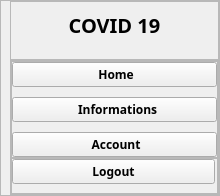
     <widget class="QWidget" name="leftMenu" native="true">
      <property name="sizePolicy">
       <sizepolicy hsizetype="Preferred" vsizetype="Expanding">
        <horstretch>0</horstretch>
        <verstretch>0</verstretch>
       </sizepolicy>
      </property>
      <property name="minimumSize">
       <size>
        <width>220</width>
        <height>0</height>
       </size>
      </property>
      <property name="maximumSize">
       <size>
        <width>220</width>
        <height>16777215</height>
       </size>
      </property>
      <layout class="QVBoxLayout" name="verticalLayout_6">
       <property name="spacing">
        <number>6</number>
       </property>
       <property name="leftMargin">
        <number>0</number>
       </property>
       <property name="topMargin">
        <number>0</number>
       </property>
       <property name="rightMargin">
        <number>0</number>
       </property>
       <property name="bottomMargin">
        <number>0</number>
       </property>
       <item>
        <widget class="QFrame" name="leftMenuFrame">
         <property name="sizePolicy">
          <sizepolicy hsizetype="Preferred" vsizetype="Expanding">
           <horstretch>0</horstretch>
           <verstretch>0</verstretch>
          </sizepolicy>
         </property>
         <property name="frameShape">
          <enum>QFrame::StyledPanel</enum>
         </property>
         <property name="frameShadow">
          <enum>QFrame::Raised</enum>
         </property>
         <layout class="QVBoxLayout" name="verticalLayout_7">
          <property name="spacing">
           <number>0</number>
          </property>
          <property name="leftMargin">
           <number>9</number>
          </property>
          <property name="topMargin">
           <number>0</number>
          </property>
          <property name="rightMargin">
           <number>0</number>
          </property>
          <property name="bottomMargin">
           <number>0</number>
          </property>
          <item>
           <widget class="QFrame" name="frame_2">
            <property name="frameShape">
             <enum>QFrame::StyledPanel</enum>
            </property>
            <property name="frameShadow">
             <enum>QFrame::Raised</enum>
            </property>
            <layout class="QHBoxLayout" name="horizontalLayout_8">
             <property name="bottomMargin">
              <number>20</number>
             </property>
             <item>
              <widget class="QLabel" name="logoLbl">
               <property name="font">
                <font>
                 <family>Noto Sans</family>
                 <pointsize>15</pointsize>
                 <weight>75</weight>
                 <bold>true</bold>
                </font>
               </property>
               <property name="text">
                <string>COVID 19</string>
               </property>
               <property name="alignment">
                <set>Qt::AlignCenter</set>
               </property>
              </widget>
             </item>
            </layout>
           </widget>
          </item>
          <item>
           <widget class="QFrame" name="frame_3">
            <property name="sizePolicy">
             <sizepolicy hsizetype="Preferred" vsizetype="Expanding">
              <horstretch>0</horstretch>
              <verstretch>0</verstretch>
             </sizepolicy>
            </property>
            <property name="frameShape">
             <enum>QFrame::StyledPanel</enum>
            </property>
            <property name="frameShadow">
             <enum>QFrame::Raised</enum>
            </property>
            <layout class="QVBoxLayout" name="verticalLayout_9">
             <property name="spacing">
              <number>0</number>
             </property>
             <property name="leftMargin">
              <number>0</number>
             </property>
             <property name="topMargin">
              <number>0</number>
             </property>
             <property name="rightMargin">
              <number>0</number>
             </property>
             <property name="bottomMargin">
              <number>0</number>
             </property>
             <item alignment="Qt::AlignTop">
              <widget class="QFrame" name="leftBtnFrame">
               <property name="sizePolicy">
                <sizepolicy hsizetype="Preferred" vsizetype="Expanding">
                 <horstretch>0</horstretch>
                 <verstretch>0</verstretch>
                </sizepolicy>
               </property>
               <property name="frameShape">
                <enum>QFrame::StyledPanel</enum>
               </property>
               <property name="frameShadow">
                <enum>QFrame::Raised</enum>
               </property>
               <layout class="QVBoxLayout" name="verticalLayout_8">
                <property name="spacing">
                 <number>10</number>
                </property>
                <property name="leftMargin">
                 <number>0</number>
                </property>
                <property name="topMargin">
                 <number>0</number>
                </property>
                <property name="rightMargin">
                 <number>0</number>
                </property>
                <property name="bottomMargin">
                 <number>0</number>
                </property>
                <item>
                 <widget class="QPushButton" name="homeBtn">
                  <property name="font">
                   <font>
                    <family>Noto Sans</family>
                    <weight>75</weight>
                    <bold>true</bold>
                   </font>
                  </property>
                  <property name="cursor">
                   <cursorShape>PointingHandCursor</cursorShape>
                  </property>
                  <property name="text">
                   <string> Home</string>
                  </property>
                  <property name="icon">
                   <iconset resource="../resource.qrc">
                    <normaloff>:/icons/icons/others/home-removebg-preview.png</normaloff>:/icons/icons/others/home-removebg-preview.png</iconset>
                  </property>
                  <property name="iconSize">
                   <size>
                    <width>50</width>
                    <height>50</height>
                   </size>
                  </property>
                 </widget>
                </item>
                <item>
                 <widget class="QPushButton" name="informationsBtn">
                  <property name="font">
                   <font>
                    <family>Noto Sans</family>
                    <weight>75</weight>
                    <bold>true</bold>
                   </font>
                  </property>
                  <property name="cursor">
                   <cursorShape>PointingHandCursor</cursorShape>
                  </property>
                  <property name="text">
                   <string>  Informations</string>
                  </property>
                  <property name="icon">
                   <iconset resource="../resource.qrc">
                    <normaloff>:/icons/icons/others/about.png</normaloff>:/icons/icons/others/about.png</iconset>
                  </property>
                  <property name="iconSize">
                   <size>
                    <width>50</width>
                    <height>50</height>
                   </size>
                  </property>
                 </widget>
                </item>
                <item>
                 <widget class="QPushButton" name="accountLeftBtn">
                  <property name="font">
                   <font>
                    <family>Noto Sans</family>
                    <weight>75</weight>
                    <bold>true</bold>
                   </font>
                  </property>
                  <property name="cursor">
                   <cursorShape>PointingHandCursor</cursorShape>
                  </property>
                  <property name="text">
                   <string> Account</string>
                  </property>
                  <property name="icon">
                   <iconset resource="../resource.qrc">
                    <normaloff>:/icons/icons/others/user_edit-removebg-preview.png</normaloff>:/icons/icons/others/user_edit-removebg-preview.png</iconset>
                  </property>
                  <property name="iconSize">
                   <size>
                    <width>50</width>
                    <height>50</height>
                   </size>
                  </property>
                 </widget>
                </item>
               </layout>
              </widget>
             </item>
             <item alignment="Qt::AlignBottom">
              <widget class="QFrame" name="logoutFrame">
               <property name="frameShape">
                <enum>QFrame::StyledPanel</enum>
               </property>
               <property name="frameShadow">
                <enum>QFrame::Raised</enum>
               </property>
               <layout class="QVBoxLayout" name="verticalLayout_10">
                <property name="spacing">
                 <number>10</number>
                </property>
                <property name="leftMargin">
                 <number>0</number>
                </property>
                <property name="topMargin">
                 <number>0</number>
                </property>
                <property name="rightMargin">
                 <number>2</number>
                </property>
                <property name="bottomMargin">
                 <number>9</number>
                </property>
                <item>
                 <widget class="QPushButton" name="logoutBtn">
                  <property name="font">
                   <font>
                    <family>Noto Sans</family>
                    <weight>75</weight>
                    <bold>true</bold>
                   </font>
                  </property>
                  <property name="cursor">
                   <cursorShape>PointingHandCursor</cursorShape>
                  </property>
                  <property name="text">
                   <string>Logout</string>
                  </property>
                  <property name="icon">
                   <iconset resource="../resource.qrc">
                    <normaloff>:/icons/icons/others/exit-removebg-preview.png</normaloff>:/icons/icons/others/exit-removebg-preview.png</iconset>
                  </property>
                  <property name="iconSize">
                   <size>
                    <width>50</width>
                    <height>50</height>
                   </size>
                  </property>
                  <property name="checkable">
                   <bool>false</bool>
                  </property>
                  <property name="checked">
                   <bool>false</bool>
                  </property>
                 </widget>
                </item>
               </layout>
              </widget>
             </item>
            </layout>
           </widget>
          </item>
         </layout>
        </widget>
       </item>
      </layout>
     </widget>
